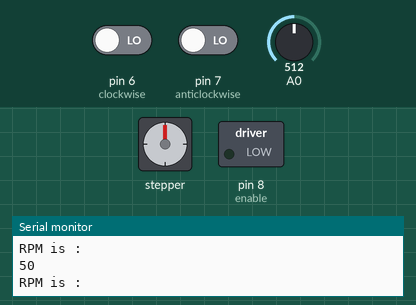
Recording of a sketch running on a simulated Arduino Uno, built with avr-gcc and run on an emulated ATmega328P. On the bench: stepper motor, switched loads named in the sketch (green lamp = pin HIGH), the last lines printed to the serial monitor. Inputs (shaded band) come from the test bench; at power-on: pin 6 (clockwise) LOW, A0 = 512, pin 7 (anticlockwise) LOW. Stepper angles assume 200 steps per turn.

Above: at 1.2 s.
1.3 s: pin 6 (clockwise) driven HIGH
At 2.97 s:
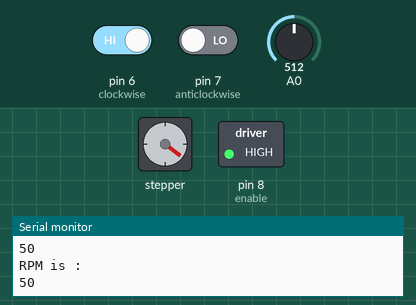
4.3 s: A0 set to 122
7.3 s: pin 7 (anticlockwise) driven HIGH
At 7.6 s:
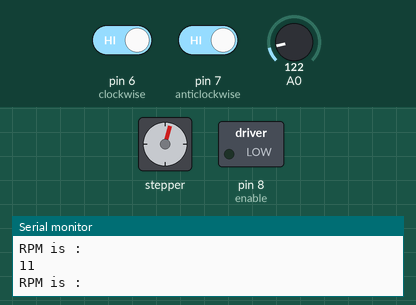
8.8 s: pin 7 (anticlockwise) driven LOW
At 9.8 s:
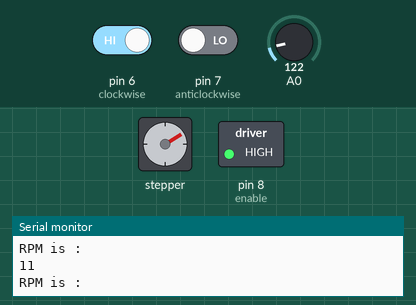
11.8 s: pin 6 (clockwise) driven LOW
At 12.7 s:
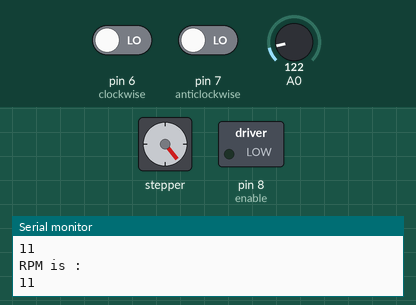
13.3 s: pin 6 (clockwise) driven HIGH
At 13.8 s:
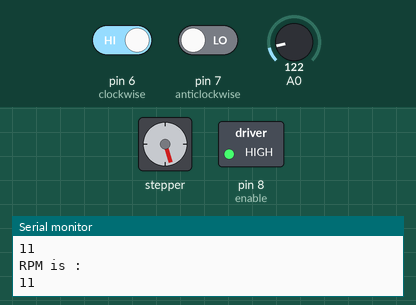
Timing chart, 0 to 17.3 s (numbered marks = the images above; inputs shaded):
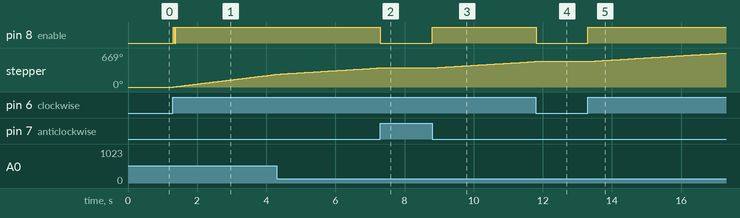

The sketch:

Stepper_saravana_electronics.ino
```cpp
#include <Stepper.h>
int clockwise= 6;
int anticlockwise= 7;
int steps =200;
int enable=8;
Stepper motor(steps, 2,3,4,5);
void setup() {
pinMode(clockwise,INPUT);
pinMode(anticlockwise,INPUT);
pinMode(enable,OUTPUT);
Serial.begin(9600);
}
void loop() {
int Speed = analogRead(A0);
int RPM = map(Speed, 0, 1023, 0, 100);
int forward = digitalRead(clockwise);
int reverse = digitalRead(anticlockwise);
digitalWrite(enable,LOW);
if(forward == 1 && reverse == 0 && RPM > 5){
digitalWrite(enable,HIGH);
motor.step(1);
motor.setSpeed(RPM);
delay(10);
}
if(reverse == 1 && forward == 0  && RPM > 5){
digitalWrite(enable,HIGH);
motor.step(-1);
motor.setSpeed(RPM);
delay(10);
}
delay(5);
Serial.println("RPM is :");
Serial.println(RPM );
}
```

Measured:
- after the input at 1.3 s, pin 8 (enable): LOW → HIGH at once, → LOW 0.04 s later, → HIGH 0.04 s later; stepper: keeps turning clockwise at about 84°/s, starting at once
- after the input at 7.3 s, pin 8 (enable): HIGH → LOW at once; stepper: stops changing and stays 376°
- after the input at 8.8 s, pin 8 (enable): LOW → HIGH at once; stepper: keeps turning clockwise at about 42°/s, starting at once
- after the input at 11.8 s, pin 8 (enable): HIGH → LOW at once; stepper: stops changing and stays 502°
- after the input at 13.3 s, pin 8 (enable): LOW → HIGH at once; stepper: keeps turning clockwise at about 42°/s, starting at once
